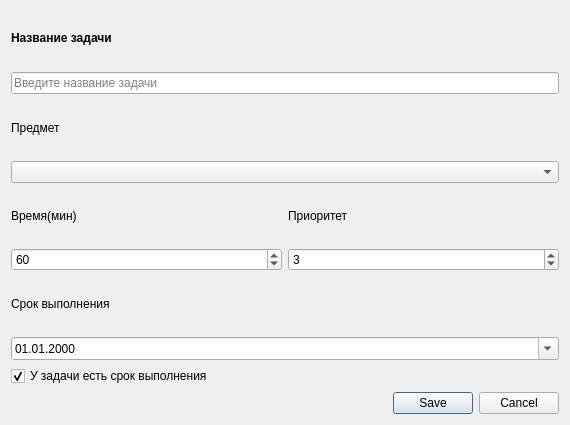
<?xml version="1.0" encoding="UTF-8"?>
<ui version="4.0">
 <class>TaskDialog</class>
 <widget class="QDialog" name="TaskDialog">
  <property name="geometry">
   <rect>
    <x>0</x>
    <y>0</y>
    <width>570</width>
    <height>425</height>
   </rect>
  </property>
  <property name="windowTitle">
   <string>Новая задача</string>
  </property>
  <layout class="QVBoxLayout" name="verticalLayout_6">
   <item>
    <layout class="QVBoxLayout" name="verticalLayout">
     <item>
      <widget class="QLabel" name="label">
       <property name="text">
        <string>&lt;html&gt;&lt;head/&gt;&lt;body&gt;&lt;p&gt;&lt;span style=&quot; font-weight:600;&quot;&gt;Название задачи&lt;/span&gt;&lt;/p&gt;&lt;/body&gt;&lt;/html&gt;</string>
       </property>
      </widget>
     </item>
     <item>
      <widget class="QLineEdit" name="taskTitleEdit">
       <property name="maxLength">
        <number>150</number>
       </property>
       <property name="placeholderText">
        <string>Введите название задачи</string>
       </property>
      </widget>
     </item>
    </layout>
   </item>
   <item>
    <layout class="QVBoxLayout" name="verticalLayout_2">
     <item>
      <widget class="QLabel" name="label_2">
       <property name="text">
        <string>Предмет</string>
       </property>
      </widget>
     </item>
     <item>
      <widget class="QComboBox" name="taskSubjectCombo"/>
     </item>
    </layout>
   </item>
   <item>
    <layout class="QHBoxLayout" name="horizontalLayout">
     <item>
      <layout class="QVBoxLayout" name="verticalLayout_4">
       <item>
        <widget class="QLabel" name="label_4">
         <property name="text">
          <string>Время(мин)</string>
         </property>
        </widget>
       </item>
       <item>
        <widget class="QSpinBox" name="taskDurationSpin">
         <property name="suffix">
          <string/>
         </property>
         <property name="minimum">
          <number>15</number>
         </property>
         <property name="maximum">
          <number>1440</number>
         </property>
         <property name="singleStep">
          <number>15</number>
         </property>
         <property name="value">
          <number>60</number>
         </property>
        </widget>
       </item>
      </layout>
     </item>
     <item>
      <layout class="QVBoxLayout" name="verticalLayout_3">
       <item>
        <widget class="QLabel" name="label_3">
         <property name="text">
          <string>Приоритет</string>
         </property>
        </widget>
       </item>
       <item>
        <widget class="QSpinBox" name="taskPrioritySpin">
         <property name="minimum">
          <number>1</number>
         </property>
         <property name="maximum">
          <number>5</number>
         </property>
         <property name="value">
          <number>3</number>
         </property>
        </widget>
       </item>
      </layout>
     </item>
    </layout>
   </item>
   <item>
    <layout class="QVBoxLayout" name="verticalLayout_5">
     <item>
      <widget class="QLabel" name="label_5">
       <property name="text">
        <string>Срок выполнения</string>
       </property>
      </widget>
     </item>
     <item>
      <widget class="QDateEdit" name="taskDeadlineEdit">
       <property name="displayFormat">
        <string>dd.MM.yyyy</string>
       </property>
       <property name="calendarPopup">
        <bool>true</bool>
       </property>
      </widget>
     </item>
    </layout>
   </item>
   <item>
    <widget class="QCheckBox" name="taskHasDeadlineCheck">
     <property name="text">
      <string>У задачи есть срок выполнения</string>
     </property>
     <property name="checked">
      <bool>true</bool>
     </property>
    </widget>
   </item>
   <item>
    <widget class="QDialogButtonBox" name="buttonBox">
     <property name="standardButtons">
      <set>QDialogButtonBox::Cancel|QDialogButtonBox::Save</set>
     </property>
    </widget>
   </item>
  </layout>
 </widget>
 <resources/>
 <connections>
  <connection>
   <sender>buttonBox</sender>
   <signal>accepted()</signal>
   <receiver>TaskDialog</receiver>
   <slot>accept()</slot>
   <hints>
    <hint type="sourcelabel">
     <x>436</x>
     <y>404</y>
    </hint>
    <hint type="destinationlabel">
     <x>747</x>
     <y>461</y>
    </hint>
   </hints>
  </connection>
  <connection>
   <sender>buttonBox</sender>
   <signal>rejected()</signal>
   <receiver>TaskDialog</receiver>
   <slot>reject()</slot>
   <hints>
    <hint type="sourcelabel">
     <x>527</x>
     <y>402</y>
    </hint>
    <hint type="destinationlabel">
     <x>683</x>
     <y>381</y>
    </hint>
   </hints>
  </connection>
 </connections>
</ui>
